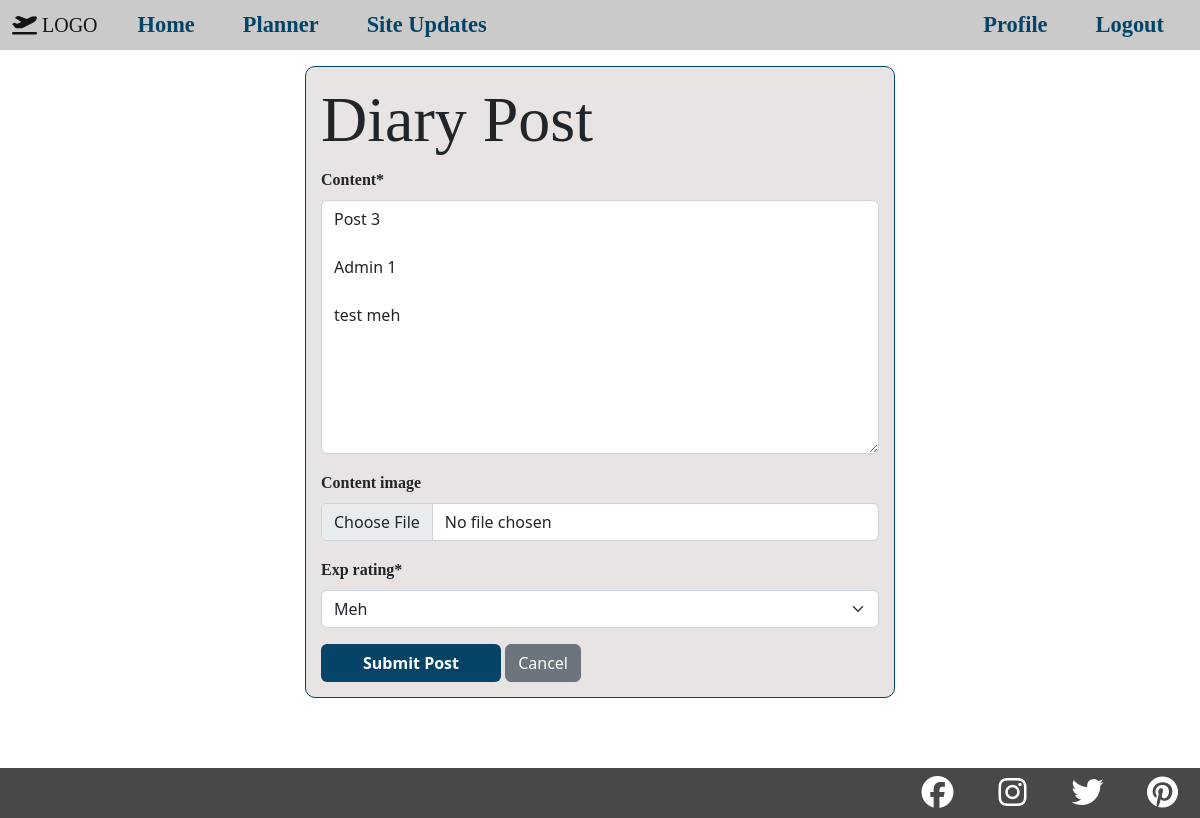
Page /diary/diary/22/update/ (signed in) on the earlier database version.
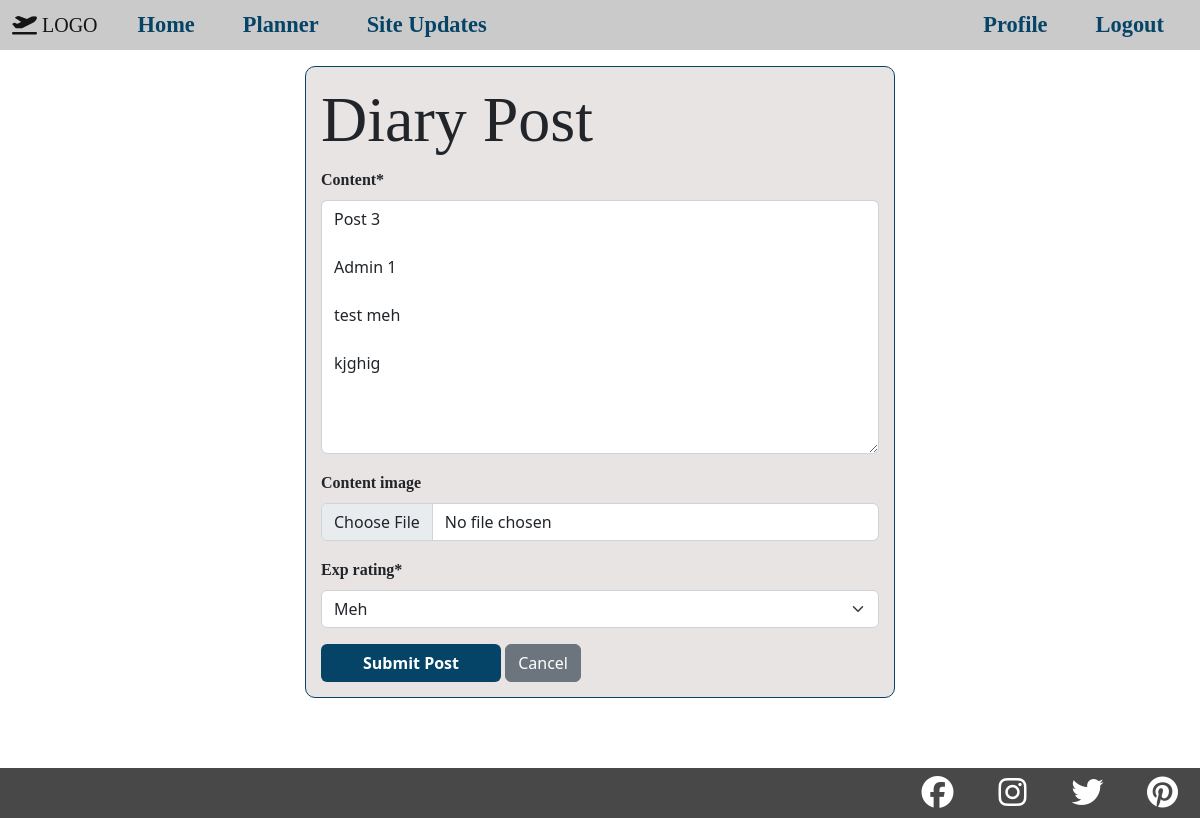
Same page on the later database version.
### diary/models.py (models this page shows, shortened)
class Diary(models.Model):
    country = models.ForeignKey(
                                Country,
                                on_delete=models.CASCADE,
                                related_name="country_diary")
    author = models.ForeignKey(User, on_delete=models.CASCADE)
    created_on = models.DateTimeField(auto_now_add=True)
    updated_on = models.DateTimeField(auto_now=True)
    content = models.TextField()
    content_image = ResizedImageField(
                                        upload_to='media/diary_pics/',
                                        blank=True,
                                        size=[600, None],
                                        force_format='JPEG')
    exp_rating = models.CharField(
                                    max_length=25,
                                    choices=EXPERIENCE_CHOICES,
                                    default='Not Rated')
    tags = TaggableManager(blank=True)
    class Meta:
        ordering = ('-created_on',)

### diary/views.py (the view, shortened to what this page needs)
# urls.py: path('diary/<int:pk>/update/', DiaryUpdateView.as_view(), name="diary-update"),
class DiaryUpdateView(LoginRequiredMixin, UserPassesTestMixin, UpdateView): # default to <app>/<model>_<form>.html
    login_url = '/login/required'
    redirect_field_name = 'redirect_to'
    model = Diary
    fields = ['content', 'content_image', 'tags', 'exp_rating']
    def test_func(self):
        diary_post = self.get_object()
        if self.request.user == diary_post.author:
            return True
        return False

### diary/templates/diary/diary_form.html (shortened to what this page needs)
{% extends "base.html" %}
{% load crispy_forms_tags %}
{% block content %}
<div class="comment-form-container">
    <div class="comment-form">
        <h1>Diary Post</h1>
        <div class="content-section">
            <form method="POST" enctype="multipart/form-data">
                <fieldset class="form-group">
                    {{ form|crispy }}
                </fieldset>
                <div class="form-group">
                    <button class="btn" type="submit">Submit Post</button>
                    <a class="btn btn-secondary" href="{{request.META.HTTP_REFERER|escape}}">Cancel</a>
                </div>
            </form>
        </div>
    </div>
</div>
{% endblock content %}

### templates/base.html (shortened to what this page needs)
{% load static %}
<!DOCTYPE html>
<html lang="en">
<head>
    <link href="https://cdn.jsdelivr.net/npm/bootstrap@5.2.3/dist/css/bootstrap.min.css" rel="stylesheet">
    <link rel="stylesheet" href="https://cdn.jsdelivr.net/npm/bootstrap-icons@1.10.3/font/bootstrap-icons.css">
    <link rel="stylesheet" href="{% static 'css/main.css' %}">
</head>
<body>
        <section class="navigation">
            <nav class="navbar navbar-expand-lg">
                <div class="container-fluid fixed-top header-grey">
                    <a class="navbar-brand" href="#"><i class="fa-solid fa-plane-departure"></i> LOGO</a>
                    <div class="offcanvas offcanvas-end" data-bs-backdrop="true" tabindex="-1" id="offcanvas" aria-labelledby="offcanvasLabel">
                        <div class="top-box">
                            <div class="offcanvas-body">
                                <div class="navbar-nav mr-auto">
                                    <a class="nav-item nav-link px-lg-4" href="{% url 'travel-home' %}">Home</a>
                                    <a class="nav-item nav-link px-lg-4" href="{% url 'country-map' %}">Planner</a>
                                    <a class="nav-item nav-link px-lg-4" href="{% url 'all-admin-updates' %}">Site Updates</a>
                                </div>
                                <div class="navbar-nav ms-auto">
                                    {% if user.is_authenticated %}
                                    <a class="nav-item nav-link px-lg-4" href="{% url 'profile-page' %}">Profile</a>
                                    <a class="nav-item nav-link px-lg-4" href="{% url 'home-logout' %}">Logout</a>
                                    {% else %}
                                    <a class="nav-item nav-link px-lg-4" href="{% url 'home-login' %}">Login</a>
                                    <a class="nav-item nav-link px-lg-4" href="{% url 'home-register' %}">Register</a>
                                    {% endif %}
                                </div>
                            </div>
                        </div>
                    </div>
                </div>
            </nav>
        </section>
        <main class="main-section">
            {% block content %}
            {% endblock %}
        </main>
        <section id="footer">
            <div class="h-100 d-flex justify-content-end">
                <div class="footer-icons"><a href="#"><i class="social-icons fa-brands fa-facebook"></i></a></div>
                <div class="footer-icons"><a href="#"><i class="social-icons fa-brands fa-instagram"></i></a></div>
                <div class="footer-icons"><a href="#"><i class="social-icons fa-brands fa-twitter"></i></a></div>
                <div class="footer-icons"><a href="#"><i class="social-icons fa-brands fa-pinterest"></i></a></div>
            </div>
        </section>
</body>
</html>

### static/css/main.css (style rules this page uses)
* { padding: 0; margin: 0; box-sizing: border-box; }
h1, h2, h3, h4, h5, h6 { font-family: 'Lora', serif; }
a { font-family: 'Lora', serif; }
p, .comments-txt, .form-label { font-family: 'Merriweather', serif; }
.form-label { font-weight: 700; }
@media (min-width: 768px) { h1 { font-size: 350%; } }
@media (min-width: 992px) { h1 { font-size: 400%; } }
.offcanvas { background-color: rgb(6, 68, 103); color: rgb(255, 255, 255); z-index: 1500; }
.header-grey { background-color: rgb(202, 202, 202); height: 50px; }
.nav-item { color: rgb(6, 68, 103); font-weight: bold; font-size: 140%; }
.social-icons { font-size: xx-large; }
#footer { position: fixed; height: 50px; background-color: rgb(72, 72, 72); bottom: 0px; left: 0px; right: 0px; margin-bottom: 0px; }
.footer-icons { height: 100%; width: 75px; display: flex; justify-content: center; align-items: center; }
.social-icons { color: white; }
.comment-form-container, .delete-form-container, .error-page-container { margin: 50px 10px 120px 10px; display: flex; justify-content: center; align-items: center; }
.comment-form, .delete-form, .error-msg { width: 50%; border: 1px solid rgb(6, 68, 103); padding: 15px; border-radius: 10px; background-color: #e9e4e4; }
.comment-form button, .error-page-button { width: 180px; background-color: rgb(6, 68, 103); color: white; font-weight: 700; }

### diary/templates/diary/diary_form.html (style rules this page uses)
body { background-color: white; }

Differences in the rows shown:
changed Diary "Meh": content "Post 3 Admin 1 test meh" → "Post 3 Admin 1 test meh kjghig"
